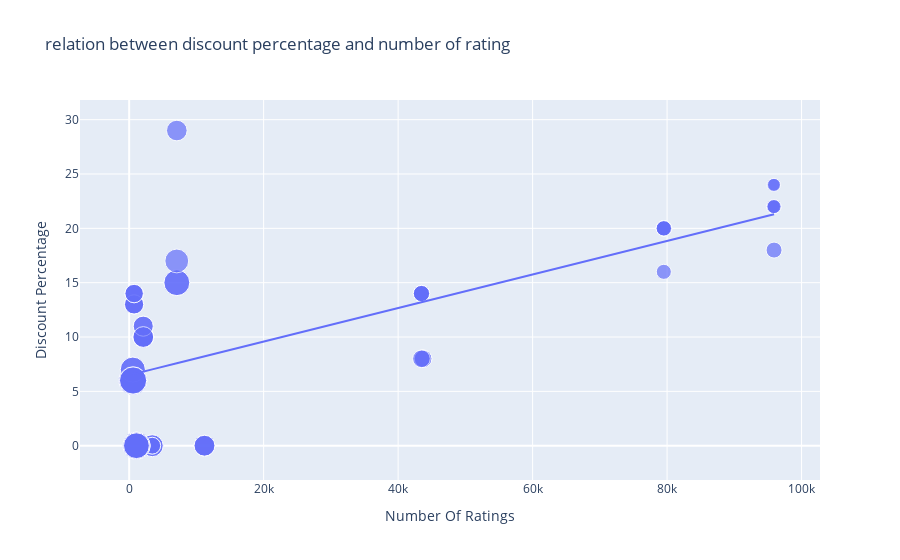

The notebook cell this image was saved under:
### Code cell
figure = ps.scatter(data_frame = data, x="Number Of Ratings",
                    y="Discount Percentage", size="Sale Price", 
                    trendline = "ols", 
                    title = "relation between discount percentage and number of rating")
figure.show()

### Figure 1 — Plotly figure (JSON) as saved in the notebook; plotly's stock layout.template omitted (floating-point values rounded to 4 significant figures)
{"data": [{"hovertemplate": "Number Of Ratings=%{x}<br>Discount Percentage=%{y}<br>Sale Price=%{marker.size}<extra></extra>", "legendgroup": "", "marker": {"color": "#636efa", "size": [49900, 84900, 84900, 77000, 77000, 49900, 49900, 77000, 89900, 41999, 39999, 41999, 41999, 41999, 131900, 117100, 131900, 117100, 74999, 117900, 117100, 117900, 99900, 44999, 140900, 130900, 64900, 120900, 59900, 75900, 110900, 130900, 120900, 64900, 64900, 75900, 75900, 120900, 59900, 120900, 75900, 140900, 70900, 70900, 75900, 59900, 110900, 120900, 130900, 130900, 54999, 54999, 29999, 34999, 34999, 34999, 54999, 29999, 46999, 46999, 46999, 46999], "sizemode": "area", "sizeref": 352.2, "symbol": "circle"}, "mode": "markers", "name": "", "orientation": "v", "showlegend": false, "type": "scatter", "x": [3431, 3431, 3431, 11202, 11202, 3431, 3431, 11202, 1454, 79512, 79512, 79582, 79512, 79512, 1078, 1078, 1078, 1078, 7088, 7088, 1078, 7088, 7081, 95909, 542, 580, 740, 545, 740, 2101, 545, 580, 580, 730, 730, 2101, 2101, 580, 740, 580, 2092, 545, 2101, 2092, 2101, 740, 545, 580, 580, 580, 43707, 43707, 95807, 95909, 95807, 95909, 43470, 95909, 43470, 43470, 43470, 43470], "xaxis": "x", "y": [0, 0, 0, 0, 0, 0, 0, 0, 0, 20, 16, 20, 20, 20, 0, 0, 0, 0, 29, 15, 0, 15, 17, 18, 6, 6, 13, 6, 14, 10, 7, 6, 6, 13, 13, 10, 10, 6, 14, 6, 10, 6, 11, 11, 10, 14, 7, 6, 6, 6, 8, 8, 24, 22, 22, 22, 8, 24, 14, 14, 14, 14], "yaxis": "y"}, {"hovertemplate": "<b>OLS trendline</b><br>Discount Percentage = 0.000154292 * Number Of Ratings + 6.49233<br>R<sup>2</sup>=0.468988<br><br>Number Of Ratings=%{x}<br>Discount Percentage=%{y} <b>(trend)</b><extra></extra>", "legendgroup": "", "marker": {"color": "#636efa", "symbol": "circle"}, "mode": "lines", "name": "", "showlegend": false, "type": "scatter", "x": [542, 545, 545, 545, 545, 580, 580, 580, 580, 580, 580, 580, 580, 730, 730, 740, 740, 740, 740, 1078, 1078, 1078, 1078, 1078, 1454, 2092, 2092, 2101, 2101, 2101, 2101, 2101, 3431, 3431, 3431, 3431, 3431, 7081, 7088, 7088, 7088, 11202, 11202, 11202, 43470, 43470, 43470, 43470, 43470, 43707, 43707, 79512, 79512, 79512, 79512, 79582, 95807, 95807, 95909, 95909, 95909, 95909], "xaxis": "x", "y": [6.576, 6.576, 6.576, 6.576, 6.576, 6.582, 6.582, 6.582, 6.582, 6.582, 6.582, 6.582, 6.582, 6.605, 6.605, 6.607, 6.607, 6.607, 6.607, 6.659, 6.659, 6.659, 6.659, 6.659, 6.717, 6.815, 6.815, 6.816, 6.816, 6.816, 6.816, 6.816, 7.022, 7.022, 7.022, 7.022, 7.022, 7.585, 7.586, 7.586, 7.586, 8.221, 8.221, 8.221, 13.2, 13.2, 13.2, 13.2, 13.2, 13.24, 13.24, 18.76, 18.76, 18.76, 18.76, 18.77, 21.27, 21.27, 21.29, 21.29, 21.29, 21.29], "yaxis": "y"}], "layout": {"autosize": true, "legend": {"itemsizing": "constant", "tracegroupgap": 0}, "title": {"text": "relation between discount percentage and number of rating"}, "xaxis": {"anchor": "y", "autorange": true, "domain": [0, 1], "range": [-6750.0, 102400.0], "title": {"text": "Number Of Ratings"}, "type": "linear"}, "yaxis": {"anchor": "x", "autorange": true, "domain": [0, 1], "range": [-5.213, 33.41], "title": {"text": "Discount Percentage"}, "type": "linear"}}}
